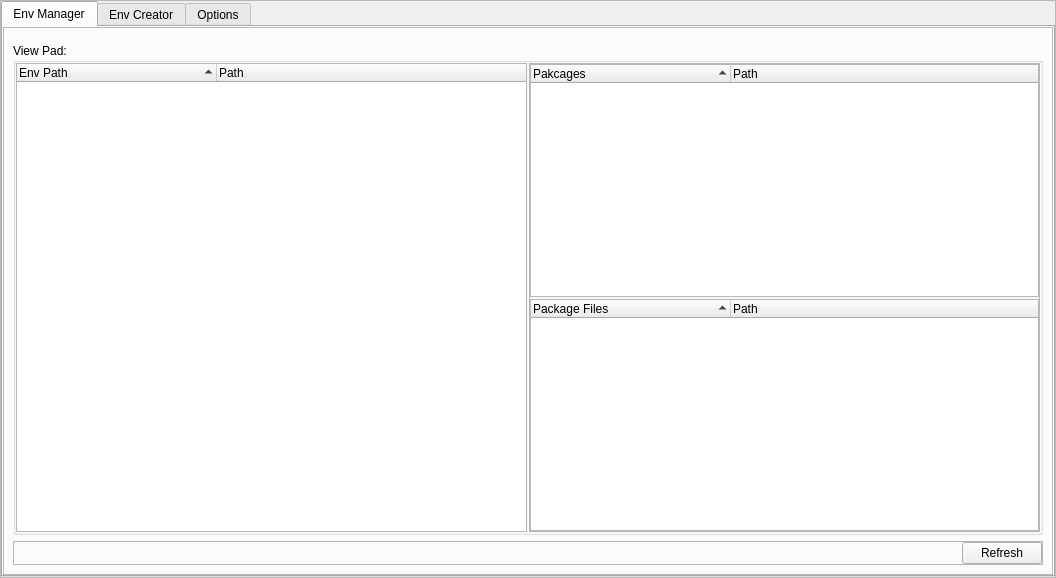
<?xml version="1.0" encoding="UTF-8"?>
<ui version="4.0">
 <class>EnvMaster</class>
 <widget class="QWidget" name="EnvMaster">
  <property name="geometry">
   <rect>
    <x>0</x>
    <y>0</y>
    <width>1056</width>
    <height>578</height>
   </rect>
  </property>
  <property name="focusPolicy">
   <enum>Qt::WheelFocus</enum>
  </property>
  <property name="windowTitle">
   <string>Houdini Env Master</string>
  </property>
  <layout class="QHBoxLayout" name="horizontalLayout_4">
   <property name="spacing">
    <number>0</number>
   </property>
   <property name="leftMargin">
    <number>0</number>
   </property>
   <property name="topMargin">
    <number>0</number>
   </property>
   <property name="rightMargin">
    <number>0</number>
   </property>
   <property name="bottomMargin">
    <number>0</number>
   </property>
   <item>
    <widget class="QFrame" name="frame">
     <property name="frameShape">
      <enum>QFrame::StyledPanel</enum>
     </property>
     <property name="frameShadow">
      <enum>QFrame::Raised</enum>
     </property>
     <layout class="QHBoxLayout" name="horizontalLayout_2">
      <property name="spacing">
       <number>0</number>
      </property>
      <property name="leftMargin">
       <number>0</number>
      </property>
      <property name="topMargin">
       <number>0</number>
      </property>
      <property name="rightMargin">
       <number>0</number>
      </property>
      <property name="bottomMargin">
       <number>0</number>
      </property>
      <item>
       <widget class="QTabWidget" name="tabWidget">
        <property name="sizePolicy">
         <sizepolicy hsizetype="Expanding" vsizetype="Expanding">
          <horstretch>0</horstretch>
          <verstretch>0</verstretch>
         </sizepolicy>
        </property>
        <property name="font">
         <font>
          <pointsize>9</pointsize>
          <bold>false</bold>
         </font>
        </property>
        <property name="currentIndex">
         <number>0</number>
        </property>
        <property name="elideMode">
         <enum>Qt::ElideNone</enum>
        </property>
        <property name="tabBarAutoHide">
         <bool>false</bool>
        </property>
        <widget class="QWidget" name="env_manager_tab">
         <attribute name="title">
          <string>Env Manager</string>
         </attribute>
         <layout class="QHBoxLayout" name="horizontalLayout_3">
          <property name="spacing">
           <number>0</number>
          </property>
          <property name="leftMargin">
           <number>0</number>
          </property>
          <property name="topMargin">
           <number>0</number>
          </property>
          <property name="rightMargin">
           <number>0</number>
          </property>
          <property name="bottomMargin">
           <number>0</number>
          </property>
          <item>
           <widget class="QFrame" name="frame_3">
            <property name="frameShape">
             <enum>QFrame::StyledPanel</enum>
            </property>
            <property name="frameShadow">
             <enum>QFrame::Raised</enum>
            </property>
            <layout class="QVBoxLayout" name="verticalLayout_3">
             <item>
              <widget class="QFrame" name="frame_11">
               <layout class="QHBoxLayout" name="horizontalLayout">
                <property name="spacing">
                 <number>6</number>
                </property>
                <property name="leftMargin">
                 <number>0</number>
                </property>
                <property name="topMargin">
                 <number>0</number>
                </property>
                <property name="rightMargin">
                 <number>0</number>
                </property>
                <property name="bottomMargin">
                 <number>0</number>
                </property>
                <item>
                 <widget class="QUndoView" name="undoView_2">
                  <property name="sizePolicy">
                   <sizepolicy hsizetype="Ignored" vsizetype="Ignored">
                    <horstretch>0</horstretch>
                    <verstretch>0</verstretch>
                   </sizepolicy>
                  </property>
                  <property name="styleSheet">
                   <string notr="true">background-color: rgba(255, 255, 255, 0);
border: None</string>
                  </property>
                 </widget>
                </item>
               </layout>
              </widget>
             </item>
             <item>
              <widget class="QGroupBox" name="groupBox">
               <property name="title">
                <string>View Pad:</string>
               </property>
               <layout class="QHBoxLayout" name="horizontalLayout_12">
                <property name="spacing">
                 <number>2</number>
                </property>
                <property name="leftMargin">
                 <number>0</number>
                </property>
                <property name="topMargin">
                 <number>0</number>
                </property>
                <property name="rightMargin">
                 <number>0</number>
                </property>
                <property name="bottomMargin">
                 <number>0</number>
                </property>
                <item>
                 <widget class="QTreeWidget" name="env_path_tree">
                  <property name="sortingEnabled">
                   <bool>true</bool>
                  </property>
                  <property name="expandsOnDoubleClick">
                   <bool>false</bool>
                  </property>
                  <attribute name="headerCascadingSectionResizes">
                   <bool>true</bool>
                  </attribute>
                  <attribute name="headerMinimumSectionSize">
                   <number>200</number>
                  </attribute>
                  <attribute name="headerDefaultSectionSize">
                   <number>200</number>
                  </attribute>
                  <attribute name="headerShowSortIndicator" stdset="0">
                   <bool>true</bool>
                  </attribute>
                  <column>
                   <property name="text">
                    <string notr="true">Env Path</string>
                   </property>
                  </column>
                  <column>
                   <property name="text">
                    <string>Path</string>
                   </property>
                  </column>
                 </widget>
                </item>
                <item>
                 <widget class="QFrame" name="frame_8">
                  <property name="frameShape">
                   <enum>QFrame::StyledPanel</enum>
                  </property>
                  <property name="frameShadow">
                   <enum>QFrame::Raised</enum>
                  </property>
                  <layout class="QVBoxLayout" name="verticalLayout_4">
                   <property name="spacing">
                    <number>2</number>
                   </property>
                   <property name="leftMargin">
                    <number>0</number>
                   </property>
                   <property name="topMargin">
                    <number>0</number>
                   </property>
                   <property name="rightMargin">
                    <number>0</number>
                   </property>
                   <property name="bottomMargin">
                    <number>0</number>
                   </property>
                   <item>
                    <widget class="QTreeWidget" name="packages_tree">
                     <property name="sortingEnabled">
                      <bool>true</bool>
                     </property>
                     <property name="expandsOnDoubleClick">
                      <bool>false</bool>
                     </property>
                     <attribute name="headerMinimumSectionSize">
                      <number>200</number>
                     </attribute>
                     <attribute name="headerDefaultSectionSize">
                      <number>200</number>
                     </attribute>
                     <column>
                      <property name="text">
                       <string>Pakcages</string>
                      </property>
                     </column>
                     <column>
                      <property name="text">
                       <string>Path</string>
                      </property>
                     </column>
                    </widget>
                   </item>
                   <item>
                    <widget class="QTreeWidget" name="package_files_tree">
                     <property name="sortingEnabled">
                      <bool>true</bool>
                     </property>
                     <property name="expandsOnDoubleClick">
                      <bool>false</bool>
                     </property>
                     <attribute name="headerMinimumSectionSize">
                      <number>200</number>
                     </attribute>
                     <attribute name="headerDefaultSectionSize">
                      <number>200</number>
                     </attribute>
                     <column>
                      <property name="text">
                       <string>Package Files</string>
                      </property>
                     </column>
                     <column>
                      <property name="text">
                       <string>Path</string>
                      </property>
                     </column>
                    </widget>
                   </item>
                  </layout>
                 </widget>
                </item>
               </layout>
              </widget>
             </item>
             <item>
              <widget class="QFrame" name="frame_2">
               <property name="sizePolicy">
                <sizepolicy hsizetype="Minimum" vsizetype="Preferred">
                 <horstretch>0</horstretch>
                 <verstretch>0</verstretch>
                </sizepolicy>
               </property>
               <property name="frameShape">
                <enum>QFrame::StyledPanel</enum>
               </property>
               <property name="frameShadow">
                <enum>QFrame::Raised</enum>
               </property>
               <layout class="QHBoxLayout" name="horizontalLayout_7">
                <property name="spacing">
                 <number>0</number>
                </property>
                <property name="leftMargin">
                 <number>0</number>
                </property>
                <property name="topMargin">
                 <number>0</number>
                </property>
                <property name="rightMargin">
                 <number>0</number>
                </property>
                <property name="bottomMargin">
                 <number>0</number>
                </property>
                <item>
                 <widget class="QUndoView" name="undoView_3">
                  <property name="sizePolicy">
                   <sizepolicy hsizetype="Minimum" vsizetype="Ignored">
                    <horstretch>0</horstretch>
                    <verstretch>0</verstretch>
                   </sizepolicy>
                  </property>
                  <property name="styleSheet">
                   <string notr="true">background-color: rgba(255, 255, 255, 0);</string>
                  </property>
                 </widget>
                </item>
                <item>
                 <widget class="QPushButton" name="refresh_btn">
                  <property name="sizePolicy">
                   <sizepolicy hsizetype="Fixed" vsizetype="Fixed">
                    <horstretch>0</horstretch>
                    <verstretch>0</verstretch>
                   </sizepolicy>
                  </property>
                  <property name="text">
                   <string>Refresh</string>
                  </property>
                 </widget>
                </item>
               </layout>
              </widget>
             </item>
            </layout>
           </widget>
          </item>
         </layout>
        </widget>
        <widget class="QWidget" name="env_creator_tab">
         <attribute name="title">
          <string>Env Creator</string>
         </attribute>
         <layout class="QHBoxLayout" name="horizontalLayout_5">
          <property name="spacing">
           <number>0</number>
          </property>
          <property name="leftMargin">
           <number>0</number>
          </property>
          <property name="topMargin">
           <number>0</number>
          </property>
          <property name="rightMargin">
           <number>0</number>
          </property>
          <property name="bottomMargin">
           <number>0</number>
          </property>
          <item>
           <widget class="QFrame" name="frame_4">
            <property name="frameShape">
             <enum>QFrame::StyledPanel</enum>
            </property>
            <property name="frameShadow">
             <enum>QFrame::Raised</enum>
            </property>
            <layout class="QVBoxLayout" name="verticalLayout_2">
             <property name="spacing">
              <number>2</number>
             </property>
             <property name="leftMargin">
              <number>2</number>
             </property>
             <property name="topMargin">
              <number>2</number>
             </property>
             <property name="rightMargin">
              <number>2</number>
             </property>
             <property name="bottomMargin">
              <number>2</number>
             </property>
             <item>
              <widget class="QFrame" name="frame_5">
               <property name="frameShape">
                <enum>QFrame::StyledPanel</enum>
               </property>
               <property name="frameShadow">
                <enum>QFrame::Raised</enum>
               </property>
               <layout class="QHBoxLayout" name="horizontalLayout_6">
                <item>
                 <widget class="QLabel" name="label">
                  <property name="text">
                   <string>Folder Path</string>
                  </property>
                 </widget>
                </item>
                <item>
                 <widget class="QLineEdit" name="FolderPath"/>
                </item>
                <item>
                 <widget class="QToolButton" name="toolButton">
                  <property name="text">
                   <string>...</string>
                  </property>
                 </widget>
                </item>
               </layout>
              </widget>
             </item>
             <item>
              <widget class="QFrame" name="frame_10">
               <property name="frameShape">
                <enum>QFrame::StyledPanel</enum>
               </property>
               <property name="frameShadow">
                <enum>QFrame::Raised</enum>
               </property>
               <layout class="QHBoxLayout" name="horizontalLayout_8">
                <property name="spacing">
                 <number>0</number>
                </property>
                <property name="leftMargin">
                 <number>2</number>
                </property>
                <property name="topMargin">
                 <number>2</number>
                </property>
                <property name="rightMargin">
                 <number>2</number>
                </property>
                <property name="bottomMargin">
                 <number>2</number>
                </property>
                <item>
                 <widget class="QCheckBox" name="custom_json_name">
                  <property name="sizePolicy">
                   <sizepolicy hsizetype="Minimum" vsizetype="Minimum">
                    <horstretch>0</horstretch>
                    <verstretch>0</verstretch>
                   </sizepolicy>
                  </property>
                  <property name="text">
                   <string>Use Custom Json File Name:</string>
                  </property>
                 </widget>
                </item>
                <item>
                 <widget class="QFrame" name="custom_name_frame">
                  <property name="enabled">
                   <bool>false</bool>
                  </property>
                  <property name="frameShape">
                   <enum>QFrame::NoFrame</enum>
                  </property>
                  <layout class="QHBoxLayout" name="horizontalLayout_9">
                   <item>
                    <widget class="QLabel" name="at_home">
                     <property name="text">
                      <string> Home</string>
                     </property>
                    </widget>
                   </item>
                   <item>
                    <widget class="QLineEdit" name="name_at_home"/>
                   </item>
                   <item>
                    <widget class="QLabel" name="at_package">
                     <property name="text">
                      <string>Package</string>
                     </property>
                    </widget>
                   </item>
                   <item>
                    <widget class="QLineEdit" name="name_at_package"/>
                   </item>
                  </layout>
                 </widget>
                </item>
               </layout>
              </widget>
             </item>
             <item>
              <widget class="QFrame" name="frame_7">
               <property name="frameShape">
                <enum>QFrame::StyledPanel</enum>
               </property>
               <property name="frameShadow">
                <enum>QFrame::Raised</enum>
               </property>
               <layout class="QHBoxLayout" name="horizontalLayout_10">
                <item>
                 <widget class="QPushButton" name="edit_contents_home">
                  <property name="text">
                   <string>Edit Preset Contents To HOME</string>
                  </property>
                 </widget>
                </item>
                <item>
                 <widget class="QPushButton" name="edit_contents_package">
                  <property name="text">
                   <string>Edit Preset Contents To Packages</string>
                  </property>
                 </widget>
                </item>
               </layout>
              </widget>
             </item>
             <item>
              <widget class="QFrame" name="frame_6">
               <property name="frameShape">
                <enum>QFrame::StyledPanel</enum>
               </property>
               <property name="frameShadow">
                <enum>QFrame::Raised</enum>
               </property>
               <layout class="QGridLayout" name="gridLayout">
                <item row="2" column="3">
                 <widget class="QCheckBox" name="otls">
                  <property name="text">
                   <string>otls</string>
                  </property>
                  <property name="checked">
                   <bool>true</bool>
                  </property>
                 </widget>
                </item>
                <item row="2" column="4">
                 <widget class="QCheckBox" name="packages">
                  <property name="enabled">
                   <bool>false</bool>
                  </property>
                  <property name="text">
                   <string>packages</string>
                  </property>
                  <property name="checked">
                   <bool>true</bool>
                  </property>
                 </widget>
                </item>
                <item row="2" column="1">
                 <widget class="QCheckBox" name="help">
                  <property name="autoFillBackground">
                   <bool>false</bool>
                  </property>
                  <property name="text">
                   <string>help</string>
                  </property>
                  <property name="checked">
                   <bool>true</bool>
                  </property>
                 </widget>
                </item>
                <item row="4" column="2">
                 <widget class="QCheckBox" name="toolbar">
                  <property name="text">
                   <string>toolbar</string>
                  </property>
                  <property name="checked">
                   <bool>true</bool>
                  </property>
                 </widget>
                </item>
                <item row="3" column="0">
                 <widget class="QCheckBox" name="scripts">
                  <property name="text">
                   <string>scripts</string>
                  </property>
                  <property name="checked">
                   <bool>true</bool>
                  </property>
                 </widget>
                </item>
                <item row="4" column="1">
                 <widget class="QCheckBox" name="viewer_handles">
                  <property name="text">
                   <string>viewer_handles</string>
                  </property>
                  <property name="checked">
                   <bool>true</bool>
                  </property>
                 </widget>
                </item>
                <item row="3" column="4">
                 <widget class="QCheckBox" name="python_panels">
                  <property name="text">
                   <string>python_panels</string>
                  </property>
                  <property name="checked">
                   <bool>true</bool>
                  </property>
                 </widget>
                </item>
                <item row="2" column="0">
                 <widget class="QCheckBox" name="examples">
                  <property name="text">
                   <string>examples</string>
                  </property>
                  <property name="checked">
                   <bool>true</bool>
                  </property>
                 </widget>
                </item>
                <item row="4" column="0">
                 <widget class="QCheckBox" name="viewer_states">
                  <property name="text">
                   <string>viewer_states</string>
                  </property>
                  <property name="checked">
                   <bool>true</bool>
                  </property>
                 </widget>
                </item>
                <item row="3" column="3">
                 <widget class="QCheckBox" name="pythonlibs">
                  <property name="text">
                   <string>python3.7libs</string>
                  </property>
                  <property name="checked">
                   <bool>true</bool>
                  </property>
                 </widget>
                </item>
                <item row="3" column="1">
                 <widget class="QCheckBox" name="vex">
                  <property name="text">
                   <string>vex</string>
                  </property>
                  <property name="checked">
                   <bool>true</bool>
                  </property>
                 </widget>
                </item>
                <item row="2" column="2">
                 <widget class="QCheckBox" name="ocl">
                  <property name="text">
                   <string>ocl</string>
                  </property>
                  <property name="checked">
                   <bool>true</bool>
                  </property>
                 </widget>
                </item>
                <item row="3" column="2">
                 <widget class="QCheckBox" name="desktop">
                  <property name="text">
                   <string>desktop</string>
                  </property>
                  <property name="checked">
                   <bool>true</bool>
                  </property>
                 </widget>
                </item>
                <item row="4" column="3">
                 <widget class="QCheckBox" name="presets">
                  <property name="text">
                   <string>presets</string>
                  </property>
                  <property name="checked">
                   <bool>true</bool>
                  </property>
                 </widget>
                </item>
                <item row="1" column="0">
                 <widget class="QLabel" name="label_2">
                  <property name="text">
                   <string>Sub  File To Create:</string>
                  </property>
                 </widget>
                </item>
               </layout>
              </widget>
             </item>
             <item>
              <widget class="QFrame" name="frame_9">
               <property name="frameShape">
                <enum>QFrame::StyledPanel</enum>
               </property>
               <property name="frameShadow">
                <enum>QFrame::Raised</enum>
               </property>
               <layout class="QGridLayout" name="gridLayout_2">
                <item row="0" column="1" alignment="Qt::AlignTop">
                 <widget class="QPushButton" name="env_create">
                  <property name="text">
                   <string> Create</string>
                  </property>
                 </widget>
                </item>
                <item row="0" column="0">
                 <widget class="QUndoView" name="undoView">
                  <property name="enabled">
                   <bool>true</bool>
                  </property>
                  <property name="styleSheet">
                   <string notr="true">background-color: rgba(255, 255, 255, 0);
border: None</string>
                  </property>
                 </widget>
                </item>
               </layout>
              </widget>
             </item>
            </layout>
           </widget>
          </item>
         </layout>
        </widget>
        <widget class="QWidget" name="options_tab">
         <attribute name="title">
          <string>Options</string>
         </attribute>
         <layout class="QVBoxLayout" name="verticalLayout_5">
          <property name="spacing">
           <number>0</number>
          </property>
          <property name="leftMargin">
           <number>0</number>
          </property>
          <property name="topMargin">
           <number>0</number>
          </property>
          <property name="rightMargin">
           <number>0</number>
          </property>
          <property name="bottomMargin">
           <number>0</number>
          </property>
          <item>
           <widget class="QFrame" name="frame_12">
            <property name="sizePolicy">
             <sizepolicy hsizetype="Preferred" vsizetype="Fixed">
              <horstretch>0</horstretch>
              <verstretch>0</verstretch>
             </sizepolicy>
            </property>
            <property name="frameShape">
             <enum>QFrame::StyledPanel</enum>
            </property>
            <property name="frameShadow">
             <enum>QFrame::Raised</enum>
            </property>
            <layout class="QHBoxLayout" name="horizontalLayout_11">
             <item>
              <widget class="QLabel" name="external_editor">
               <property name="text">
                <string>External Editor:</string>
               </property>
              </widget>
             </item>
             <item>
              <widget class="QLineEdit" name="external_editor_dir">
               <property name="sizePolicy">
                <sizepolicy hsizetype="Expanding" vsizetype="Fixed">
                 <horstretch>0</horstretch>
                 <verstretch>0</verstretch>
                </sizepolicy>
               </property>
              </widget>
             </item>
             <item>
              <widget class="QToolButton" name="external_editor_choose">
               <property name="text">
                <string>...</string>
               </property>
              </widget>
             </item>
            </layout>
           </widget>
          </item>
          <item>
           <widget class="QFrame" name="frame_13">
            <property name="frameShape">
             <enum>QFrame::StyledPanel</enum>
            </property>
            <property name="frameShadow">
             <enum>QFrame::Raised</enum>
            </property>
           </widget>
          </item>
         </layout>
        </widget>
       </widget>
      </item>
     </layout>
    </widget>
   </item>
  </layout>
 </widget>
 <resources/>
 <connections/>
</ui>
